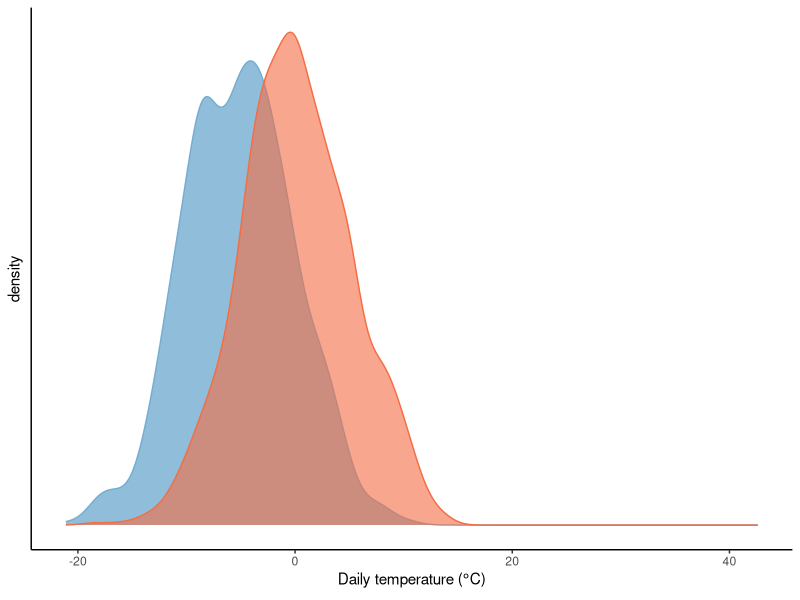
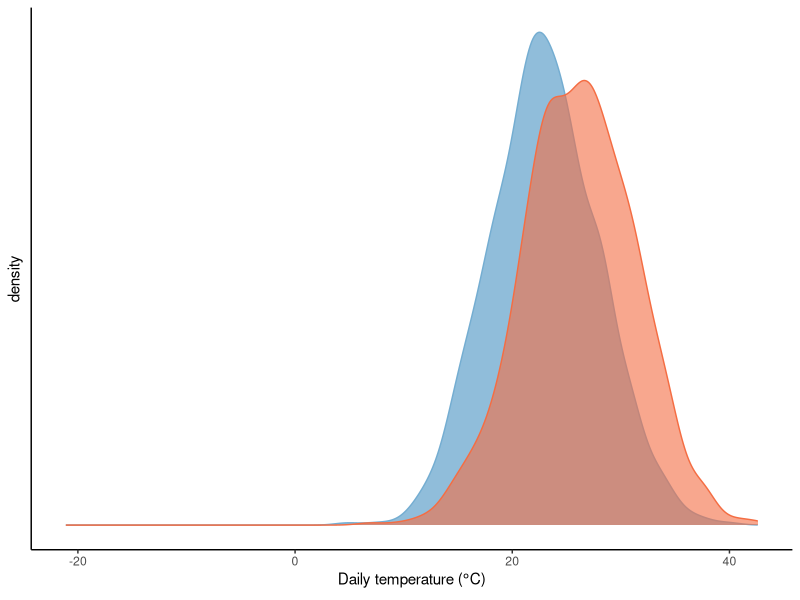
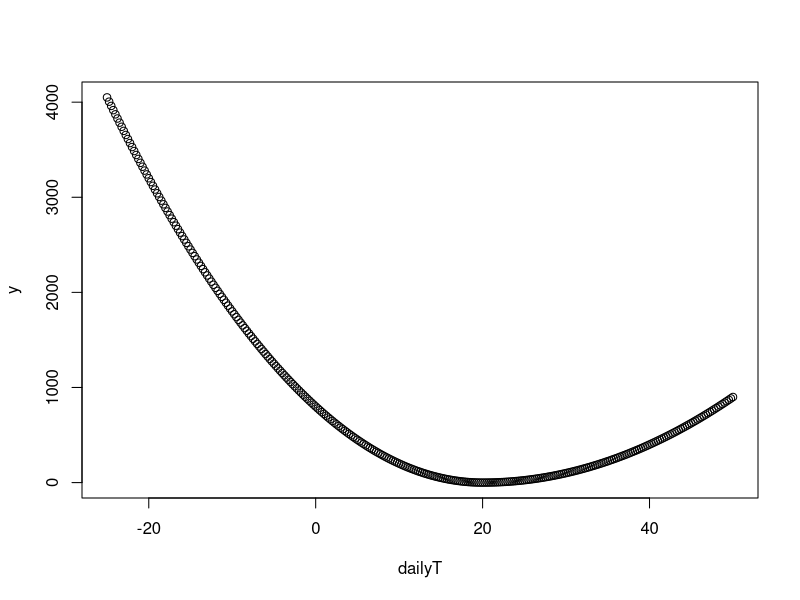
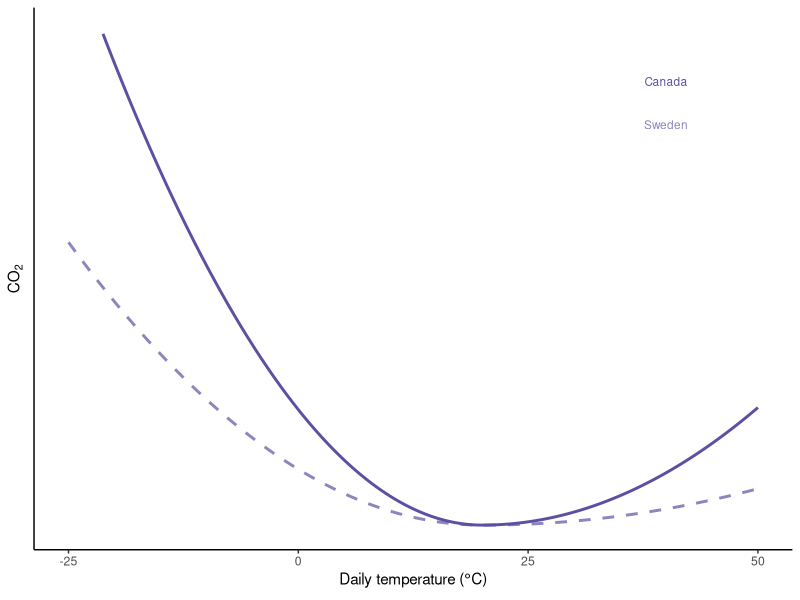
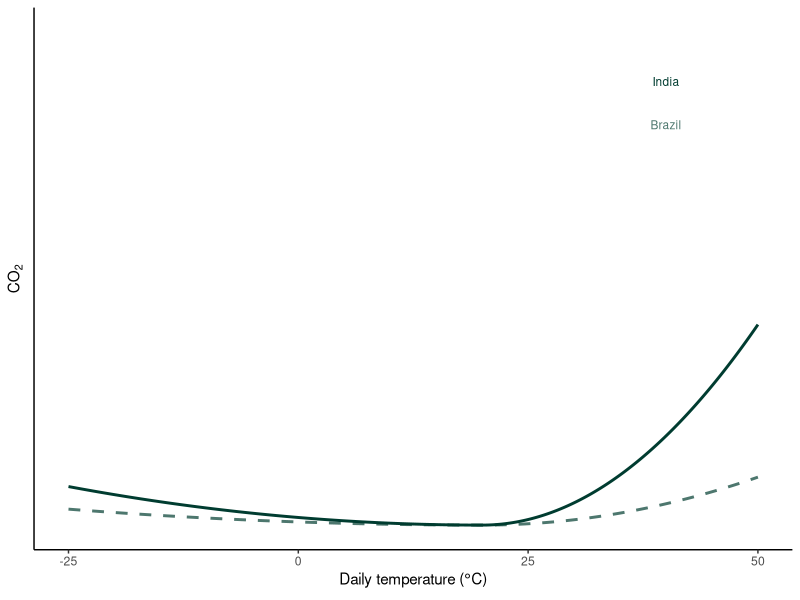
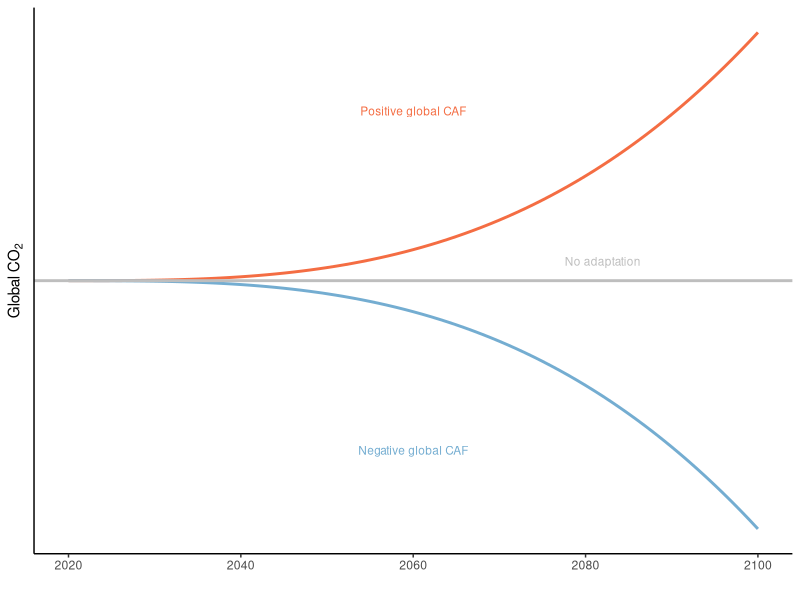
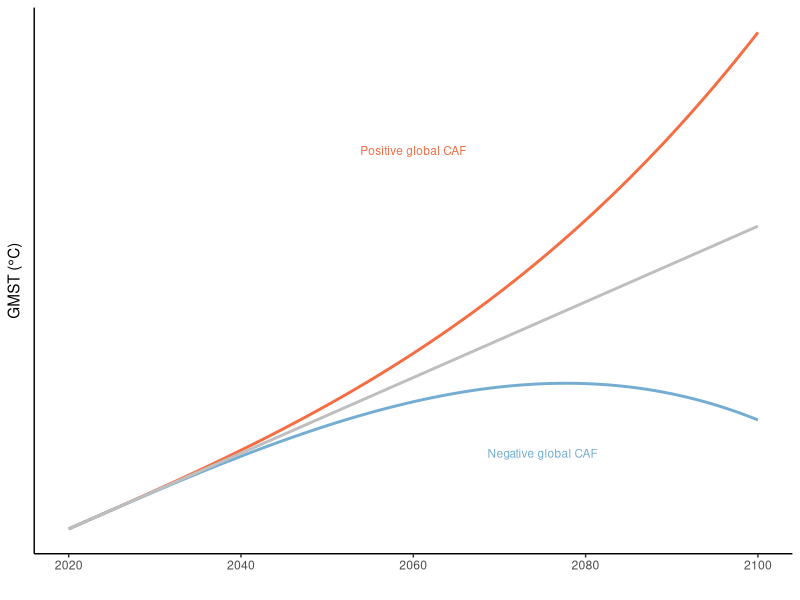
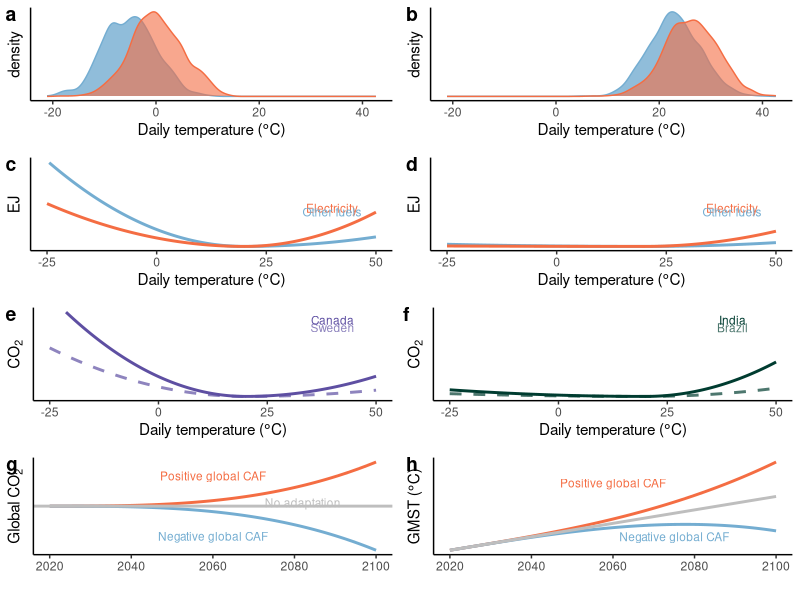

Write R code to recreate these figures, in order.
# Heuristic figure of the climate adaptation feedback
# Top panel: cold and hot climate distributions, with and without climate change
# Middle panel: other fuels and elec dose response functions for cold and hot countries
# Bottom panel: CO2 response for each country, showing both a high and low intensity example

library(ggplot2)
library(RColorBrewer)
library(cowplot)
library(dplyr)

wd = '/Users/tammacarleton/Dropbox/Works_in_progress/git_repos/adaptation_multiplier'

#######################################################  
# 1. Temperature distributions (cold and hot countries)
#######################################################
set.seed(2468)
c0 = rnorm(1000, mean = -5, sd=5)
c1 = rnorm(1000, mean = 0, sd=5)
h0 = rnorm(1000, mean = 23, sd=5)
h1 = rnorm(1000, mean = 26, sd=5)
temps = data.frame(cbind(c0,c1,h0,h1))

bu = brewer.pal(n = 8, name = "RdYlBu")[7]
rd = brewer.pal(n = 8, name = "RdYlBu")[2]
min = min(temps$c0)
max = max(temps$h1)

gc = ggplot(temps) + geom_density(aes(x=c0), fill=bu, color=bu, alpha=0.8) + 
  geom_density(aes(x=c1), fill=rd, color=rd, alpha=0.6) + xlim(min,max) + xlab(expression(paste("Daily temperature (",degree,"C)"))) +
  theme_classic() + theme(axis.text.y = element_blank(), axis.ticks.y = element_blank())
gc
gh = ggplot(temps) + geom_density(aes(x=h0), fill=bu, color=bu, alpha=0.8) + 
  geom_density(aes(x=h1), fill=rd, color=rd, alpha=0.6) + xlim(min,max) + xlab(expression(paste("Daily temperature (",degree,"C)"))) + 
  theme_classic() + theme(axis.text.y = element_blank(), axis.ticks.y = element_blank())
gh

############################################
# 2. Temperature response functions
############################################
dailyT = seq(-25,50,.25)
aC = 2
hC = 20
kC = 0
aH = 1
hH = 20
kH = 0
y = (aC*(dailyT-hC)^2+kC)*(dailyT<hC) + (aH*(dailyT-hH)^2+kH)*(dailyT>=hC)
plot(dailyT,y)

makeresponse = function(temps, aC, hC, kC, aH, hH, kH) {
  y = (aC*(dailyT-hC)^2+kC)*(dailyT<hC) + (aH*(dailyT-hH)^2+kH)*(dailyT>=hC)
}

coldOTHER = makeresponse(dailyT,2,20,0,.5,20,0)
hotOTHER = makeresponse(dailyT, .05,20,0,.2,20,0)
coldELEC = makeresponse(dailyT, 1,20,0,1.8,20,0)
hotELEC = makeresponse(dailyT, .01,20,0,.8,20,0)

EJdf = data.frame(cbind(dailyT, coldOTHER, hotOTHER,coldELEC,hotELEC)) 

# plot
min = 0
max = 4000
rc = ggplot(EJdf) + geom_line(aes(y=coldOTHER, x=dailyT), color= bu, size=1) +
  geom_line(aes(y=coldELEC,x=dailyT), color=rd, size=1)+ ylim(min,max) + xlab(expression(paste("Daily temperature (",degree,"C)")))+ 
  annotate(geom="text", x=40, y=1800, label="Electricity",color=rd,size=3) + annotate(geom="text", x=40, y=1625, label="Other fuels",color=bu,size=3)+
  theme_classic() + theme(axis.text.y = element_blank(), axis.ticks.y = element_blank()) + ylab("EJ")
rh = ggplot(EJdf) + geom_line(aes(y=hotOTHER, x=dailyT), color= bu, size=1) +
  geom_line(aes(y=hotELEC,x=dailyT), color=rd, size=1)+ ylim(min,max) + xlab(expression(paste("Daily temperature (",degree,"C)")))+ 
  annotate(geom="text", x=40, y=1800, label="Electricity",color=rd,size=3) + annotate(geom="text", x=40, y=1625, label="Other fuels",color=bu,size=3)+
  theme_classic() + theme(axis.text.y = element_blank(), axis.ticks.y = element_blank()) + ylab("EJ")

############################################
# 3. CO2 responses
############################################
min = 0
max = 2000
fctCANOTHER = 0.5092992
fctCANELEC = 0.1529889
fctSWEOTHER = .2762191
fctSWEELEC = .0143556	
fctINDOTHER = 1.387864
fctINDELEC = 0.7831666
fctBRAOTHER = 0.6156878
fctBRAELEC = 0.1164444	
EJdf = EJdf %>% mutate(CANCO2 = coldOTHER*fctCANOTHER + coldELEC*fctCANELEC) %>%
  mutate(INDCO2 = hotOTHER*fctINDOTHER + hotELEC*fctINDELEC) %>% 
  mutate(SWECO2 = coldOTHER*fctSWEOTHER + coldELEC*fctSWEELEC) %>%
  mutate(BRACO2 = hotOTHER*fctBRAOTHER + hotELEC*fctBRAELEC)

purp = brewer.pal(n = 11, name = "Spectral")[11]
teal = brewer.pal(n = 11, name = "BrBG")[11]
ec = ggplot(EJdf) + geom_line(aes(y=CANCO2, x=dailyT), color= purp, size=1) +  geom_line(aes(y=SWECO2, x=dailyT), color=purp, alpha=.7, size=1, linetype="dashed") +
  ylim(min,max) + xlab(expression(paste("Daily temperature (",degree,"C)")))+ theme_classic() +
   theme(axis.text.y = element_blank(), axis.ticks.y = element_blank()) + ylab(expression(CO[2])) + 
  annotate(geom="text", x=40, y=1800, label="Canada",color=purp,size=3) + annotate(geom="text", x=40, y=1625, label="Sweden",color=purp,alpha=.7,size=3)
ec
eh = ggplot(EJdf) + geom_line(aes(y=INDCO2, x=dailyT), color= teal, size=1) + geom_line(aes(y=BRACO2, x=dailyT), color= teal, alpha=.7, size=1, linetype="dashed") +
  ylim(min,max) + xlab(expression(paste("Daily temperature (",degree,"C)")))+ theme_classic() +
   theme(axis.text.y = element_blank(), axis.ticks.y = element_blank()) + ylab(expression(CO[2])) + 
  annotate(geom="text", x=40, y=1800, label="India",color=teal,size=3) + annotate(geom="text", x=40, y=1625, label="Brazil",color=teal,alpha=.7,size=3)
eh

############################################
# 4. Global CAF and temp change
############################################

time = seq(2020,2100,1)
posCO2 = .01*(time-2020)^3
negCO2 = -.01*(time-2020)^3
dftime = data.frame(cbind(time,posCO2,negCO2))

panelc = ggplot(dftime) + geom_line(aes(x=time,y=posCO2), color=rd, size=1) +
  geom_line(aes(x=time,y=negCO2), color=bu, size=1) + 
  geom_hline(yintercept=0, color="grey",linetype="solid", size=1) +
  ylab(expression(paste("Global ",CO[2]))) + xlab("") +
  annotate(geom="text", x=2060, y=3500, label="Positive global CAF",color=rd,size=3) + 
  annotate(geom="text", x=2060, y=-3500, label="Negative global CAF",color=bu,alpha=1,size=3) +
  annotate(geom="text", x=2082, y=400, label="No adaptation",color="grey",alpha=1,size=3) +
  theme_classic() + theme(axis.text.y = element_blank(), axis.ticks.y = element_blank()) 
panelc

dftime = dftime %>% mutate(temp=.01*time-2020) %>% mutate(tempPOS = temp+.0001*posCO2, tempNEG=temp+.0001*negCO2)

paneld = ggplot(dftime) + geom_line(aes(x=time,y=tempPOS), color=rd, size=1) +
  geom_line(aes(x=time,y=tempNEG), color=bu, size=1) + 
  geom_line(aes(x=time,y=temp),color="grey",size=1) +
  ylab(expression(paste("GMST (",degree,"C)"))) + xlab("") +
  annotate(geom="text", x=2060, y=-1998.8, label="Positive global CAF",color=rd,size=3) + 
  annotate(geom="text", x=2075, y=-1999.6, label="Negative global CAF",color=bu,alpha=1,size=3) +
  theme_classic()+
  theme(axis.text.y = element_blank(), axis.ticks.y = element_blank()) 
paneld

# plot grid so far
p = plot_grid(gc,gh,rc,rh,ec,eh,panelc,paneld,nrow=4,labels="auto")
p

# save
ggsave(file.path(wd, "figures", "CAF_components.pdf"), plot = p, width = 5, height = 8)

# Heuristic figure of the climate adaptation feedback
# Top panel: cold and hot climate distributions, with and without climate change
# Middle panel: other fuels and elec dose response functions for cold and hot countries
# Bottom panel: CO2 response for each country, showing both a high and low intensity example

library(ggplot2)
library(RColorBrewer)
library(cowplot)
library(dplyr)

wd = '/Users/tammacarleton/Dropbox/Works_in_progress/git_repos/adaptation_multiplier'

#######################################################  
# 1. Temperature distributions (cold and hot countries)
#######################################################
set.seed(2468)
c0 = rnorm(1000, mean = -5, sd=5)
c1 = rnorm(1000, mean = 0, sd=5)
h0 = rnorm(1000, mean = 23, sd=5)
h1 = rnorm(1000, mean = 26, sd=5)
temps = data.frame(cbind(c0,c1,h0,h1))

bu = brewer.pal(n = 8, name = "RdYlBu")[7]
rd = brewer.pal(n = 8, name = "RdYlBu")[2]
min = min(temps$c0)
max = max(temps$h1)

gc = ggplot(temps) + geom_density(aes(x=c0), fill=bu, color=bu, alpha=0.8) + 
  geom_density(aes(x=c1), fill=rd, color=rd, alpha=0.6) + xlim(min,max) + xlab(expression(paste("Daily temperature (",degree,"C)"))) +
  theme_classic() + theme(axis.text.y = element_blank(), axis.ticks.y = element_blank())
gc
gh = ggplot(temps) + geom_density(aes(x=h0), fill=bu, color=bu, alpha=0.8) + 
  geom_density(aes(x=h1), fill=rd, color=rd, alpha=0.6) + xlim(min,max) + xlab(expression(paste("Daily temperature (",degree,"C)"))) + 
  theme_classic() + theme(axis.text.y = element_blank(), axis.ticks.y = element_blank())
gh

############################################
# 2. Temperature response functions
############################################
dailyT = seq(-25,50,.25)
aC = 2
hC = 20
kC = 0
aH = 1
hH = 20
kH = 0
y = (aC*(dailyT-hC)^2+kC)*(dailyT<hC) + (aH*(dailyT-hH)^2+kH)*(dailyT>=hC)
plot(dailyT,y)

makeresponse = function(temps, aC, hC, kC, aH, hH, kH) {
  y = (aC*(dailyT-hC)^2+kC)*(dailyT<hC) + (aH*(dailyT-hH)^2+kH)*(dailyT>=hC)
}

coldOTHER = makeresponse(dailyT,2,20,0,.5,20,0)
hotOTHER = makeresponse(dailyT, .05,20,0,.2,20,0)
coldELEC = makeresponse(dailyT, 1,20,0,1.8,20,0)
hotELEC = makeresponse(dailyT, .01,20,0,.8,20,0)

EJdf = data.frame(cbind(dailyT, coldOTHER, hotOTHER,coldELEC,hotELEC)) 

# plot
min = 0
max = 4000
rc = ggplot(EJdf) + geom_line(aes(y=coldOTHER, x=dailyT), color= bu, size=1) +
  geom_line(aes(y=coldELEC,x=dailyT), color=rd, size=1)+ ylim(min,max) + xlab(expression(paste("Daily temperature (",degree,"C)")))+ 
  annotate(geom="text", x=40, y=1800, label="Electricity",color=rd,size=3) + annotate(geom="text", x=40, y=1625, label="Other fuels",color=bu,size=3)+
  theme_classic() + theme(axis.text.y = element_blank(), axis.ticks.y = element_blank()) + ylab("EJ")
rh = ggplot(EJdf) + geom_line(aes(y=hotOTHER, x=dailyT), color= bu, size=1) +
  geom_line(aes(y=hotELEC,x=dailyT), color=rd, size=1)+ ylim(min,max) + xlab(expression(paste("Daily temperature (",degree,"C)")))+ 
  annotate(geom="text", x=40, y=1800, label="Electricity",color=rd,size=3) + annotate(geom="text", x=40, y=1625, label="Other fuels",color=bu,size=3)+
  theme_classic() + theme(axis.text.y = element_blank(), axis.ticks.y = element_blank()) + ylab("EJ")

############################################
# 3. CO2 responses
############################################
min = 0
max = 2000
fctCANOTHER = 0.5092992
fctCANELEC = 0.1529889
fctSWEOTHER = .2762191
fctSWEELEC = .0143556	
fctINDOTHER = 1.387864
fctINDELEC = 0.7831666
fctBRAOTHER = 0.6156878
fctBRAELEC = 0.1164444	
EJdf = EJdf %>% mutate(CANCO2 = coldOTHER*fctCANOTHER + coldELEC*fctCANELEC) %>%
  mutate(INDCO2 = hotOTHER*fctINDOTHER + hotELEC*fctINDELEC) %>% 
  mutate(SWECO2 = coldOTHER*fctSWEOTHER + coldELEC*fctSWEELEC) %>%
  mutate(BRACO2 = hotOTHER*fctBRAOTHER + hotELEC*fctBRAELEC)

purp = brewer.pal(n = 11, name = "Spectral")[11]
teal = brewer.pal(n = 11, name = "BrBG")[11]
ec = ggplot(EJdf) + geom_line(aes(y=CANCO2, x=dailyT), color= purp, size=1) +  geom_line(aes(y=SWECO2, x=dailyT), color=purp, alpha=.7, size=1, linetype="dotted") +
  ylim(min,max) + xlab(expression(paste("Daily temperature (",degree,"C)")))+ theme_classic() +
   theme(axis.text.y = element_blank(), axis.ticks.y = element_blank()) + ylab(expression(CO[2])) + 
  annotate(geom="text", x=40, y=1800, label="Canada",color=purp,size=3) + annotate(geom="text", x=40, y=1625, label="Sweden",color=purp,alpha=.7,size=3)
ec
eh = ggplot(EJdf) + geom_line(aes(y=INDCO2, x=dailyT), color= teal, size=1) + geom_line(aes(y=BRACO2, x=dailyT), color= teal, alpha=.7, size=1, linetype="dotted") +
  ylim(min,max) + xlab(expression(paste("Daily temperature (",degree,"C)")))+ theme_classic() +
   theme(axis.text.y = element_blank(), axis.ticks.y = element_blank()) + ylab(expression(CO[2])) + 
  annotate(geom="text", x=40, y=1800, label="India",color=teal,size=3) + annotate(geom="text", x=40, y=1625, label="Brazil",color=teal,alpha=.7,size=3)
eh

############################################
# 4. Global CAF and temp change
############################################

time = seq(2020,2100,1)
posCO2 = .01*(time-2020)^3
negCO2 = -.01*(time-2020)^3
dftime = data.frame(cbind(time,posCO2,negCO2))

panelc = ggplot(dftime) + geom_line(aes(x=time,y=posCO2), color=rd, size=1) +
  geom_line(aes(x=time,y=negCO2), color=bu, size=1) + 
  geom_hline(yintercept=0, color="grey",linetype="solid", size=1) +
  ylab(expression(paste("Global ",CO[2]))) + xlab("") +
  annotate(geom="text", x=2060, y=3500, label="Positive global CAF",color=rd,size=3) + 
  annotate(geom="text", x=2060, y=-3500, label="Negative global CAF",color=bu,alpha=1,size=3) +
  annotate(geom="text", x=2082, y=400, label="No adaptation",color="grey",alpha=1,size=3) +
  theme_classic() + theme(axis.text.y = element_blank(), axis.ticks.y = element_blank()) 
panelc

dftime = dftime %>% mutate(temp=.01*time-2020) %>% mutate(tempPOS = temp+.0001*posCO2, tempNEG=temp+.0001*negCO2)

paneld = ggplot(dftime) + geom_line(aes(x=time,y=tempPOS), color=rd, size=1) +
  geom_line(aes(x=time,y=tempNEG), color=bu, size=1) + 
  geom_line(aes(x=time,y=temp),color="grey",size=1) +
  ylab(expression(paste("GMST (",degree,"C)"))) + xlab("") +
  annotate(geom="text", x=2060, y=-1998.8, label="Positive global CAF",color=rd,size=3) + 
  annotate(geom="text", x=2075, y=-1999.6, label="Negative global CAF",color=bu,alpha=1,size=3) +
  theme_classic()+
  theme(axis.text.y = element_blank(), axis.ticks.y = element_blank()) 
paneld

# plot grid so far
p = plot_grid(gc,gh,rc,rh,ec,eh,panelc,paneld,nrow=4,labels="auto")
p

# save
ggsave(file.path(wd, "figures", "CAF_components.pdf"), plot = p, width = 6, height = 9)

